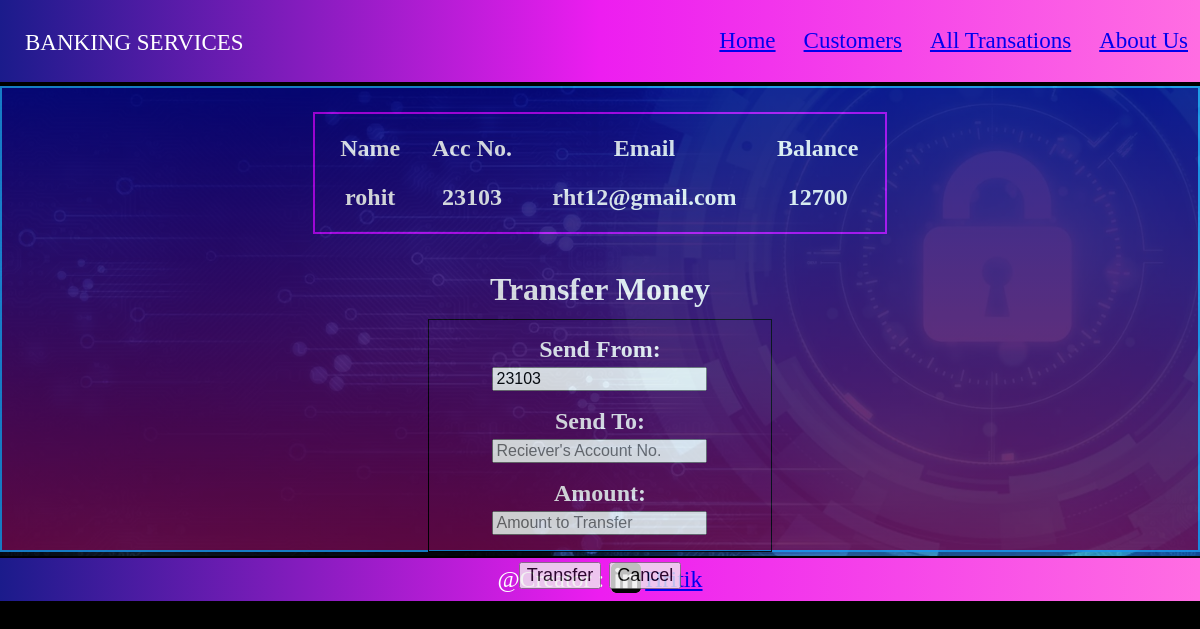
Page /sndMoney.php?accno=23103 on the committed database.
### tables this page shows
CREATE TABLE `customers` (
  `sr` int(11) NOT NULL,
  `name` varchar(20) NOT NULL,
  `accno` varchar(5) NOT NULL,
  `email` varchar(20) NOT NULL,
  `blc` int(20) NOT NULL
);

### sndMoney.php (the view, shortened to what this page needs)
<?php
$con = mysqli_connect('localhost', 'root', '', 'banking');
$accno = $_GET['accno'];
$q = "SELECT * FROM `customers` where accno='$accno'";
$result = mysqli_query($con, $q);
$row = mysqli_fetch_array($result);
$name = $row['name'];
$mail = $row['email'];
$blc = $row['blc'];
?>
<!DOCTYPE html>
<html lang="en">
<head>
  <link rel="stylesheet" href="/banking/index.css" />
</head>
<body>
  <header>
    <div class="nav">
      <p id="heading">BANKING SERVICES</p>
      <ul>
        <li><a href="/banking/index.php">Home</a></li>
        <li><a href="/banking/customers.php">Customers</a></li>
        <li><a href="/banking/alltrans.php">All Transations</a></li>
        <li>
          <a href="/banking/aboutus.php">About Us</a>
        </li>
      </ul>
    </div>
  </header>
  <hr style="border: 2px solid black; margin: 0px; padding: 0px" />
  <main style="background-image: url(http://localhost/banking/imgs/bgbank.png);">
    <div style="color:white" class="trmbox">
      <table class="blancetble">
        <tr>
          <th>Name</th>
          <th>Acc No.</th>
          <th>Email</th>
          <th>Balance</th>
        </tr>
        <tr>
          <td><?php echo $name; ?></td>
          <td><?php echo $accno; ?></td>
          <td><?php echo $mail; ?></td>
          <td><?php echo $blc; ?></td>
        </tr>
      </table>
      <br>
      <p style="margin-top: 0; margin-bottom: 1% ;padding: 0; ">Transfer Money</p>
      <form action="sndMoney.php?accno" method="post">
        <table name="person" class="blancetble2">
          <tr>
            <td><label for="person1">Send From:</label><input type="text" name="accno1" id="" style="font-size: medium;" placeholder="Sender's Account No." value="<?php if (isset($_GET['accno'])) {
                                                                                                                                                                      echo $_GET['accno'];
                                                                                                                                                                    } ?>">
            </td>
          </tr>
          <tr>
            <td><label for="person2">Send To: </label><input type="text" name="accno2" id="" placeholder="Reciever's Account No." style="font-size: medium;"></td>
          </tr>
          <tr>
            <td><label for="amount">Amount: </label><input type="number" style="font-size: medium;" name="amount" id="" placeholder="Amount to Transfer"></td>
          </tr>
        </table>
        <input type="submit" style="font-size: large;" value="Transfer" id="pay">
        <input type="button" style="font-size: large;" value="Cancel" onclick="history.back()">
      </form>
    </div>
  </main>
  <hr style="border: 1px solid black; margin: 0px; padding: 0px" />
  <footer>
    <span>@Creator :</span>
    <a href="https://www.linkedin.com/in/hritik-gupta-5352a01b8/" target="_blank"><img src="http://localhost/banking/imgs/lnkdin.png" id="img2" alt="Linkdin" />Hritik</a>
  </footer>
</body>
</html>

### index.css (style rules this page uses)
body { margin: 0; padding: 0; box-sizing: border-box; width: 100%; background-color: black; }
.nav { width: 100%; height: auto; background:linear-gradient(to left,#ff6ee2,rgb(237, 29, 240),#1b1b8b); color: white; display: flex; justify-content: space-between; }
#heading { margin-top: 30px; margin-left: 25px; font-size: 23px; }
li { text-align: center; width: auto; display: inline-block; text-decoration: none; font-size: 23px; margin: 12px; }
main { margin: 0; padding: 0; box-sizing: border-box; background-image: url('http://localhost/banking/imgs/bgbank.png'); height: 470px; width: 100%; background-repeat: no-repeat; background-size: cover; }
footer { margin-top: 0; padding: 5px; height: 33px; text-align: center; color: white; background:linear-gradient(to left,#ff6ee2,rgb(237, 29, 240),#1b1b8b); font-size:x-large; }
.trmbox { width:auto; height: 88%; margin-top: 0; padding: 2%; border: 2.5px solid rgb(26, 151, 240); text-align: center; font-size: xx-large; font-weight: bolder; background-image: linear-gradient(rgb(5, 5, 137),rgb(114, 9, 79)); opacity:80%; }
.blancetble { font-size: x-large; width:50%; margin-top: 0%; margin-left: 25%; border-spacing: 20px; border: #c000ff solid 2px; justify-content: center; }
.blancetble2 { font-size:x-large; width: 30%; margin-top: 0%; margin-left: 35%; border-spacing: 15px; justify-content: center; border: black solid 1px; }

### rows in the picture
customers: name "rohit", email "rht12@gmail.com", blc "12700"

### other values in the picture
$accno "23103"
